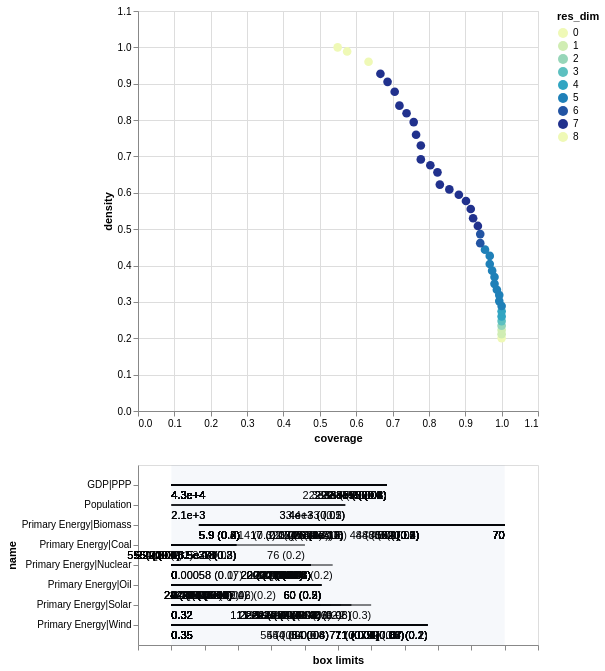

Source (notebook cell):
### Code cell
box_ept.inspect_tradeoff()

### Figure 1 — Vega-Lite specification as saved in the notebook (floating-point values rounded to 4 significant figures; data arrays with more than 128 entries replaced by an {"elided": "..."} marker saying what was removed)
{"config": {"view": {"continuousWidth": 300, "continuousHeight": 300}}, "vconcat": [{"data": {"name": "data-541983c7285780a0c65786eba62bb4a4"}, "mark": {"type": "circle", "size": 75}, "encoding": {"color": {"field": "res_dim", "scale": {"range": ["#eff9b6", "#d0edb3", "#97d6b9", "#5dc0c0", "#31a5c2", "#1f80b8", "#2354a3", "#21318d"]}, "type": "ordinal"}, "opacity": {"condition": {"param": "param_14", "value": 1}, "value": 0.4}, "tooltip": [{"field": "id", "type": "quantitative"}, {"field": "coverage", "format": ".2", "type": "quantitative"}, {"field": "density", "format": ".2", "type": "quantitative"}, {"field": "res_dim", "type": "ordinal"}], "x": {"field": "coverage", "scale": {"domain": [0, 1.1]}, "type": "quantitative"}, "y": {"field": "density", "scale": {"domain": [0, 1.1]}, "type": "quantitative"}}, "height": 400, "name": "view_14", "width": 400}, {"layer": [{"data": {"name": "data-bf02f292167f329d8fab8cab4fc41f7b"}, "mark": {"type": "rule"}, "encoding": {"x": {"axis": {"grid": false, "labels": false, "title": "box limits"}, "field": "x_lower", "scale": {"domain": [0, 1], "padding": 0.1}, "type": "quantitative"}, "x2": {"field": "x_upper"}, "y": {"field": "name", "scale": {"padding": 1.0}, "type": "nominal"}}, "transform": [{"calculate": "(datum.x1-datum.minimum)/(datum.maximum-datum.minimum)", "as": "x_lower"}, {"calculate": "(datum.x2-datum.minimum)/(datum.maximum-datum.minimum)", "as": "x_upper"}, {"filter": {"param": "param_14"}}]}, {"data": {"name": "data-bf02f292167f329d8fab8cab4fc41f7b"}, "mark": {"type": "text", "align": "left", "baseline": "top", "dy": 5}, "encoding": {"text": {"field": "text", "type": "ordinal"}, "x": {"axis": {"grid": false, "labels": false, "title": "box limits"}, "field": "x_lower", "scale": {"domain": [0, 1], "padding": 0.1}, "type": "quantitative"}, "x2": {"field": "x_upper"}, "y": {"field": "name", "scale": {"padding": 1.0}, "type": "nominal"}}, "transform": [{"calculate": "(datum.x1-datum.minimum)/(datum.maximum-datum.minimum)", "as": "x_lower"}, {"calculate": "(datum.x2-datum.minimum)/(datum.maximum-datum.minimum)", "as": "x_upper"}, {"filter": {"param": "param_14"}}, {"calculate": "datum.qp_lower>0?format(datum.x1, \".2\")+\" (\"+format(datum.qp_lower, \".1~g\")+\")\" :format(datum.x1, \".2\")", "as": "text"}]}, {"data": {"name": "data-bf02f292167f329d8fab8cab4fc41f7b"}, "mark": {"type": "text", "align": "right", "baseline": "top", "dy": 5}, "encoding": {"text": {"field": "text", "type": "ordinal"}, "x": {"field": "x_upper", "type": "quantitative"}, "x2": {"field": "x_upper"}, "y": {"field": "name", "scale": {"padding": 1.0}, "type": "nominal"}}, "transform": [{"calculate": "(datum.x1-datum.minimum)/(datum.maximum-datum.minimum)", "as": "x_lower"}, {"calculate": "(datum.x2-datum.minimum)/(datum.maximum-datum.minimum)", "as": "x_upper"}, {"filter": {"param": "param_14"}}, {"calculate": "datum.qp_upper>0?format(datum.x2, \".2\")+\" (\"+format(datum.qp_upper, \".1\")+\")\" :format(datum.x2, \".2\")", "as": "text"}]}, {"data": {"name": "data-97aefd6d737ded565dc732e63f74ecc6"}, "mark": {"type": "rect", "opacity": 0.05}, "encoding": {"x": {"field": "start", "type": "quantitative"}, "x2": {"field": "end"}}}, {"data": {"name": "data-4f53cda18c2baa0c0354bb5f9a3ecbe5"}, "mark": {"type": "point"}, "encoding": {"x": {"field": "x", "type": "quantitative"}, "y": {"field": "name", "type": "nominal"}}, "transform": [{"filter": {"param": "param_14"}}]}, {"data": {"name": "data-4f53cda18c2baa0c0354bb5f9a3ecbe5"}, "mark": {"type": "text", "align": "center", "baseline": "top", "dy": 5}, "encoding": {"text": {"field": "item", "type": "nominal"}, "x": {"field": "x", "type": "quantitative"}, "y": {"field": "name", "type": "nominal"}}, "transform": [{"filter": {"param": "param_14"}}]}], "width": 400}], "params": [{"name": "param_14", "select": {"type": "point", "fields": ["id"]}, "views": ["view_14"]}], "$schema": "https://vega.github.io/schema/vega-lite/v5.20.1.json", "datasets": {"data-541983c7285780a0c65786eba62bb4a4": [{"coverage": 1.0, "density": 0.2005, "id": 0, "k": 153, "mass": 1.0, "mean": 0.2005, "n": 763, "res_dim": 0}, {"coverage": 1.0, "density": 0.2113, "id": 1, "k": 153, "mass": 0.9489, "mean": 0.2113, "n": 724, "res_dim": 1}, {"coverage": 1.0, "density": 0.2227, "id": 2, "k": 153, "mass": 0.9004, "mean": 0.2227, "n": 687, "res_dim": 1}, {"coverage": 1.0, "density": 0.2347, "id": 3, "k": 153, "mass": 0.8545, "mean": 0.2347, "n": 652, "res_dim": 2}, {"coverage": 1.0, "density": 0.2472, "id": 4, "k": 153, "mass": 0.8113, "mean": 0.2472, "n": 619, "res_dim": 3}, {"coverage": 1.0, "density": 0.2602, "id": 5, "k": 153, "mass": 0.7706, "mean": 0.2602, "n": 588, "res_dim": 4}, {"coverage": 1.0, "density": 0.2742, "id": 6, "k": 153, "mass": 0.7313, "mean": 0.2742, "n": 558, "res_dim": 4}, {"coverage": 1.0, "density": 0.2887, "id": 7, "k": 153, "mass": 0.6946, "mean": 0.2887, "n": 530, "res_dim": 5}, {"coverage": 0.9935, "density": 0.3022, "id": 8, "k": 152, "mass": 0.6592, "mean": 0.3022, "n": 503, "res_dim": 5}, {"coverage": 0.9935, "density": 0.3187, "id": 9, "k": 152, "mass": 0.6252, "mean": 0.3187, "n": 477, "res_dim": 5}, {"coverage": 0.9869, "density": 0.3333, "id": 10, "k": 151, "mass": 0.5937, "mean": 0.3333, "n": 453, "res_dim": 5}, {"coverage": 0.9804, "density": 0.3497, "id": 11, "k": 150, "mass": 0.5623, "mean": 0.3497, "n": 429, "res_dim": 5}, {"coverage": 0.9804, "density": 0.3686, "id": 12, "k": 150, "mass": 0.5334, "mean": 0.3686, "n": 407, "res_dim": 5}, {"coverage": 0.9739, "density": 0.386, "id": 13, "k": 149, "mass": 0.5059, "mean": 0.386, "n": 386, "res_dim": 5}, {"coverage": 0.9673, "density": 0.4044, "id": 14, "k": 148, "mass": 0.4797, "mean": 0.4044, "n": 366, "res_dim": 5}, {"coverage": 0.9673, "density": 0.4265, "id": 15, "k": 148, "mass": 0.4548, "mean": 0.4265, "n": 347, "res_dim": 5}, {"coverage": 0.9542, "density": 0.4438, "id": 16, "k": 146, "mass": 0.4312, "mean": 0.4438, "n": 329, "res_dim": 5}, {"coverage": 0.9412, "density": 0.4615, "id": 17, "k": 144, "mass": 0.4089, "mean": 0.4615, "n": 312, "res_dim": 6}, {"coverage": 0.9412, "density": 0.4865, "id": 18, "k": 144, "mass": 0.3879, "mean": 0.4865, "n": 296, "res_dim": 6}, {"coverage": 0.9346, "density": 0.5089, "id": 19, "k": 143, "mass": 0.3683, "mean": 0.5089, "n": 281, "res_dim": 7}, {"coverage": 0.9216, "density": 0.5301, "id": 20, "k": 141, "mass": 0.3486, "mean": 0.5301, "n": 266, "res_dim": 7}, {"coverage": 0.915, "density": 0.5556, "id": 21, "k": 140, "mass": 0.3303, "mean": 0.5556, "n": 252, "res_dim": 7}, {"coverage": 0.902, "density": 0.5774, "id": 22, "k": 138, "mass": 0.3132, "mean": 0.5774, "n": 239, "res_dim": 7}, {"coverage": 0.8824, "density": 0.5947, "id": 23, "k": 135, "mass": 0.2975, "mean": 0.5947, "n": 227, "res_dim": 7}, {"coverage": 0.8562, "density": 0.6093, "id": 24, "k": 131, "mass": 0.2818, "mean": 0.6093, "n": 215, "res_dim": 7}, {"coverage": 0.8301, "density": 0.6225, "id": 25, "k": 127, "mass": 0.2674, "mean": 0.6225, "n": 204, "res_dim": 7}, {"coverage": 0.8235, "density": 0.6562, "id": 26, "k": 126, "mass": 0.2516, "mean": 0.6562, "n": 192, "res_dim": 7}, {"coverage": 0.8039, "density": 0.6758, "id": 27, "k": 123, "mass": 0.2385, "mean": 0.6758, "n": 182, "res_dim": 7}, {"coverage": 0.7778, "density": 0.6919, "id": 28, "k": 119, "mass": 0.2254, "mean": 0.6919, "n": 172, "res_dim": 7}, {"coverage": 0.7778, "density": 0.7301, "id": 29, "k": 119, "mass": 0.2136, "mean": 0.7301, "n": 163, "res_dim": 7}, {"coverage": 0.7647, "density": 0.7597, "id": 30, "k": 117, "mass": 0.2018, "mean": 0.7597, "n": 154, "res_dim": 7}, {"coverage": 0.7582, "density": 0.7945, "id": 31, "k": 116, "mass": 0.1913, "mean": 0.7945, "n": 146, "res_dim": 7}, {"coverage": 0.7386, "density": 0.8188, "id": 32, "k": 113, "mass": 0.1809, "mean": 0.8188, "n": 138, "res_dim": 7}, {"coverage": 0.719, "density": 0.8397, "id": 33, "k": 110, "mass": 0.1717, "mean": 0.8397, "n": 131, "res_dim": 7}, {"coverage": 0.7059, "density": 0.878, "id": 34, "k": 108, "mass": 0.1612, "mean": 0.878, "n": 123, "res_dim": 7}, {"coverage": 0.6863, "density": 0.9052, "id": 35, "k": 105, "mass": 0.152, "mean": 0.9052, "n": 116, "res_dim": 7}, {"coverage": 0.6667, "density": 0.9273, "id": 36, "k": 102, "mass": 0.1442, "mean": 0.9273, "n": 110, "res_dim": 7}, {"coverage": 0.634, "density": 0.9604, "id": 37, "k": 97, "mass": 0.1324, "mean": 0.9604, "n": 101, "res_dim": 8}, {"coverage": 0.5752, "density": 0.9888, "id": 38, "k": 88, "mass": 0.1166, "mean": 0.9888, "n": 89, "res_dim": 8}, {"coverage": 0.549, "density": 1.0, "id": 39, "k": 84, "mass": 0.1101, "mean": 1.0, "n": 84, "res_dim": 8}], "data-bf02f292167f329d8fab8cab4fc41f7b": {"elided": "227 records"}, "data-97aefd6d737ded565dc732e63f74ecc6": [{"start": 0, "end": 1}], "data-4f53cda18c2baa0c0354bb5f9a3ecbe5": []}}
